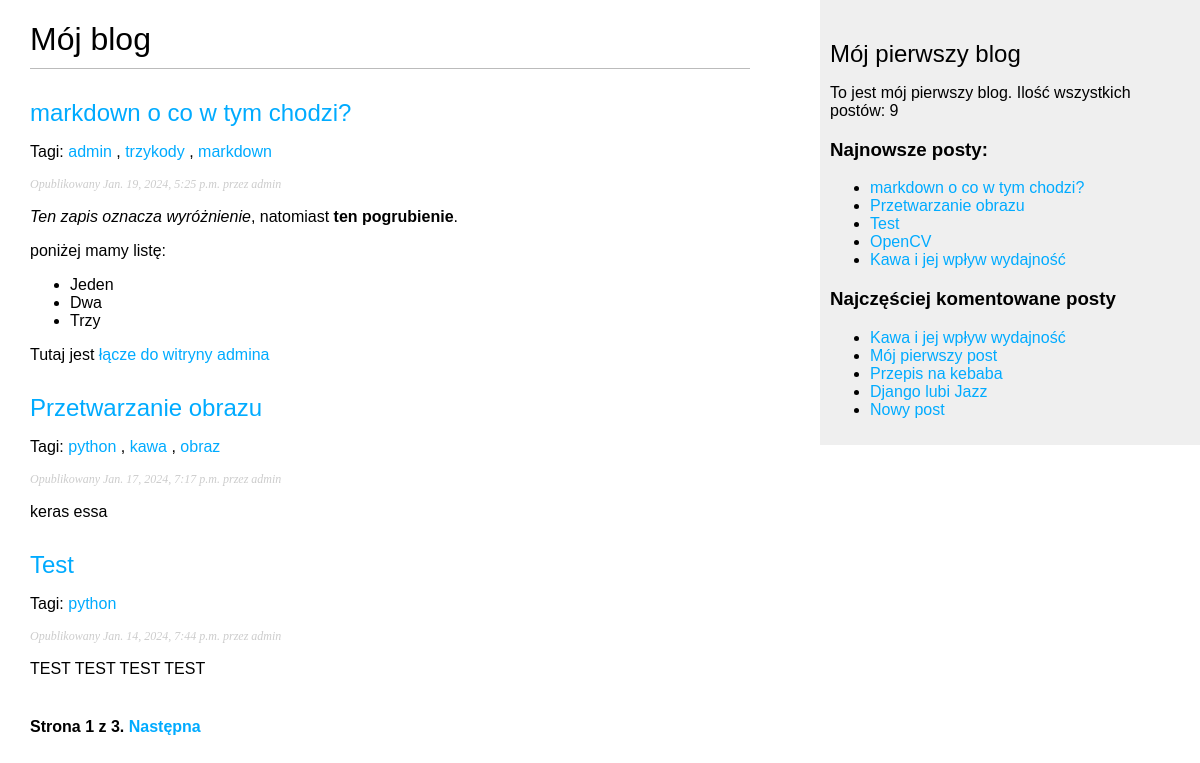
Screenshot of /blog/ with the database file from the repository.
### blog/models.py (models this page shows, shortened)
class Post(models.Model):
    class Status(models.TextChoices):
        DRAFT = 'DF', 'Roboczy'
        PUBLISHED = 'PB', 'Opublikowany'
    title = models.CharField(max_length=250)
    slug = models.SlugField(max_length=250, unique_for_date="publish")
    author = models.ForeignKey(User, on_delete=models.CASCADE, related_name='blog_post')
    body = models.TextField()
    publish = models.DateTimeField(default=timezone.now)
    created = models.DateTimeField(auto_now_add=True)
    updated = models.DateTimeField(auto_now=True)
    status = models.CharField(max_length=2, choices=Status.choices, default=Status.DRAFT)
    object = models.Manager()
    published = PublishedManager()
    tags = TaggableManager()
    class Meta:
        ordering = ['-publish']
        indexes = [
            models.Index(fields=['-publish']),
        ]
    def get_absolute_url(self):
        return reverse("blog:post_detail",
                       args=[self.publish.year, self.publish.month, self.publish.day, self.slug])

### blog/views.py (the view)
# urls.py: path("", views.post_list, name="post_list"),
def post_list(request, tag_slug=None):
    post_List = Post.published.all()
    tag = None
    if tag_slug:
        tag = get_object_or_404(Tag, slug=tag_slug)
        post_List = post_List.filter(tags__in=[tag])
    paginator = Paginator(post_List, 3)
    page_number = request.GET.get("page", 1)
    try:
        posts = paginator.page(page_number)
    except EmptyPage:
        posts = paginator.page(paginator.num_pages)
    except PageNotAnInteger:
        posts = paginator.page(1)
    return render(request, "blog/post/list.html", {"posts": posts, "tag": tag})

### blog/models.py (called while the page is built)
    def get_queryset(self):
        return super().get_queryset() \
            .filter(status=Post.Status.PUBLISHED)

### blog/templatetags/blog_tags.py (called while the page is built)
@register.simple_tag
def total_posts():
    return Post.published.count()

@register.inclusion_tag("blog/post/latest_posts.html")
def show_latest_posts(count=5):
    latest_posts = Post.published.order_by("-publish")[:count]
    return {"latest_posts" : latest_posts}

@register.simple_tag
def get_most_commented_posts(count=5):
    return Post.published.annotate(total_comments=Count("comments")
                                   ).order_by("-total_comments")[:count]

@register.filter(name="markdown")
def markdown_format(text):
    return mark_safe(markdown.markdown(text))

### blog/templates/blog/post/list.html (shortened to what this page needs)
{% extends "blog/base.html" %}
{% load blog_tags %}
{% block content %}
    <h1>Mój blog</h1>
    {% for post in posts %}
    <h2>
        <a href="{{ post.get_absolute_url }}"> {{ post.title }}</a>
    </h2>
    <p class="taggs">
        Tagi:
        {% for tag in post.tags.all %}
        <a href='{% url "blog:post_list_by_tag" tag.slug %}'>{{ tag.name }}</a>
        {% if not forloop.last %}, {% endif %}
        {% endfor %}
    </p>
    <p class="date">
        Opublikowany {{ post.publish }} przez {{ post.author }}
    </p>
    {{ post.body|markdown|truncatewords_html:30 }}
    {% endfor %}
{% include "pagination.html" with page=posts %}
{% endblock %}

### blog/templates/blog/base.html (shortened to what this page needs)
{% load blog_tags %}
{% load static %}
{{ '<' }}{{ '!DOCTYPE html>' }}
<html>
<head>
    <link href="{% static 'css/blog.css' %}" rel="stylesheet">
</head>
<body>
<div id="content">
    {% block content %}
    {% endblock %}
</div>
<div id="sidebar">
    <h2>Mój pierwszy blog</h2>
    <p>To jest mój pierwszy blog.
    Ilość wszystkich postów: {% total_posts %}
    </p>
    <h3>Najnowsze posty:</h3>
    {% show_latest_posts 5 %}
    <h3>Najczęściej komentowane posty</h3>
    {% get_most_commented_posts as most_commented_posts %}
    <ul>
        {% for post in most_commented_posts %}
        <li>
            <a href="{{ post.get_absolute_url }}">{{ post.title }}</a>
        </li>
        {% endfor %}
    </ul>
</div>
</body>
</html>

### blog/templates/blog/post/latest_posts.html
<ul>
    {% for post in latest_posts %}
    <li>
        <a href="{{ post.get_absolute_url }}">{{ post.title }}</a>
    </li>
    {% endfor %}
</ul>

### blog/static/css/blog.css (style rules this page uses)
body { margin:0; padding:0; font-family:helvetica, sans-serif; }
a { color:#00abff; text-decoration:none; }
h1 { font-weight:normal; border-bottom:1px solid #bbb; padding:0 0 10px 0; }
h2 { font-weight:normal; margin:30px 0 0; }
#content { float:left; width:60%; padding:0 0 0 30px; }
#sidebar { float:right; width:30%; padding:10px; background:#efefef; height:100%; }
p.date { color:#ccc; font-family: georgia, serif; font-size: 12px; font-style: italic; }

### rows the page displays
Post: title "markdown o co w tym chodzi?", publish "Jan. 19, 2024, 5:25 p.m.", author "admin", body "Ten zapis oznacza wyróżnienie , natomiast ten pogrubienie . poniżej mamy listę: Jeden Dwa Trzy Tutaj jest łącze do witryny admina"
Tag: name "admin"
Tag: name "trzykody"
Tag: name "markdown"
Post: title "Przetwarzanie obrazu", publish "Jan. 17, 2024, 7:17 p.m.", author "admin", body "keras essa"
Tag: name "python"
Tag: name "kawa"
Tag: name "obraz"
Post: title "Test", publish "Jan. 14, 2024, 7:44 p.m.", author "admin", body "TEST TEST TEST TEST"
Post: title "OpenCV"
Post: title "Kawa i jej wpływ wydajność"
Post: title "Mój pierwszy post"
Post: title "Przepis na kebaba"
Post: title "Django lubi Jazz"
Post: title "Nowy post"

### other values shown
{{ page.number }} "1"
{{ page.paginator.num_pages }} "3"
